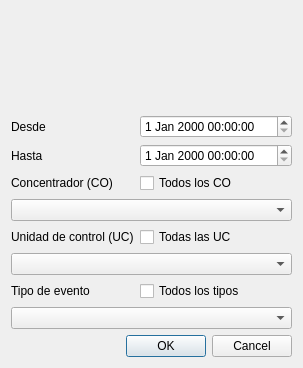
<?xml version="1.0" encoding="UTF-8"?>
<ui version="4.0">
 <class>PrintDialog</class>
 <widget class="QDialog" name="PrintDialog">
  <property name="geometry">
   <rect>
    <x>0</x>
    <y>0</y>
    <width>303</width>
    <height>368</height>
   </rect>
  </property>
  <property name="windowTitle">
   <string>Impresión</string>
  </property>
  <layout class="QVBoxLayout" name="verticalLayout">
   <item>
    <widget class="QLabel" name="label_5">
     <property name="text">
      <string/>
     </property>
     <property name="pixmap">
      <pixmap resource="../../../../../../../../workspace/python/django/dsem/pyscada/data.qrc">:/icons/res/document-print.png</pixmap>
     </property>
     <property name="scaledContents">
      <bool>false</bool>
     </property>
    </widget>
   </item>
   <item>
    <layout class="QFormLayout" name="formLayout">
     <property name="fieldGrowthPolicy">
      <enum>QFormLayout::AllNonFixedFieldsGrow</enum>
     </property>
     <item row="0" column="0">
      <widget class="QLabel" name="label">
       <property name="text">
        <string>Desde</string>
       </property>
      </widget>
     </item>
     <item row="0" column="1">
      <widget class="QDateTimeEdit" name="dateTimeEdit_desde"/>
     </item>
     <item row="1" column="0">
      <widget class="QLabel" name="label_2">
       <property name="text">
        <string>Hasta</string>
       </property>
      </widget>
     </item>
     <item row="1" column="1">
      <widget class="QDateTimeEdit" name="dateTimeEdit_hasta"/>
     </item>
     <item row="4" column="0">
      <widget class="QLabel" name="label_4">
       <property name="text">
        <string>Concentrador (CO)</string>
       </property>
      </widget>
     </item>
     <item row="4" column="1">
      <widget class="QCheckBox" name="checkBox_todo_CO">
       <property name="text">
        <string>Todos los CO</string>
       </property>
      </widget>
     </item>
     <item row="5" column="0" colspan="2">
      <widget class="QComboBoxModelQuery" name="comboBox_CO">
       <property name="sizePolicy">
        <sizepolicy hsizetype="Preferred" vsizetype="Maximum">
         <horstretch>0</horstretch>
         <verstretch>0</verstretch>
        </sizepolicy>
       </property>
      </widget>
     </item>
     <item row="6" column="0">
      <widget class="QLabel" name="label_3">
       <property name="text">
        <string>Unidad de control (UC)</string>
       </property>
      </widget>
     </item>
     <item row="6" column="1">
      <widget class="QCheckBox" name="checkBox_todo_UC">
       <property name="text">
        <string>Todas las UC</string>
       </property>
      </widget>
     </item>
     <item row="7" column="0" colspan="2">
      <widget class="QComboBoxModelQuery" name="comboBox_UC">
       <property name="sizePolicy">
        <sizepolicy hsizetype="Preferred" vsizetype="Maximum">
         <horstretch>0</horstretch>
         <verstretch>0</verstretch>
        </sizepolicy>
       </property>
      </widget>
     </item>
     <item row="8" column="0">
      <widget class="QLabel" name="label_6">
       <property name="text">
        <string>Tipo de evento</string>
       </property>
      </widget>
     </item>
     <item row="9" column="0" colspan="2">
      <widget class="QComboBox" name="comboBox_tipo">
       <property name="sizePolicy">
        <sizepolicy hsizetype="Preferred" vsizetype="Maximum">
         <horstretch>0</horstretch>
         <verstretch>0</verstretch>
        </sizepolicy>
       </property>
      </widget>
     </item>
     <item row="8" column="1">
      <widget class="QCheckBox" name="checkBox_todo_tipo">
       <property name="text">
        <string>Todos los tipos</string>
       </property>
      </widget>
     </item>
    </layout>
   </item>
   <item>
    <widget class="QDialogButtonBox" name="buttonBox">
     <property name="orientation">
      <enum>Qt::Horizontal</enum>
     </property>
     <property name="standardButtons">
      <set>QDialogButtonBox::Cancel|QDialogButtonBox::Ok</set>
     </property>
    </widget>
   </item>
  </layout>
 </widget>
 <customwidgets>
  <customwidget>
   <class>QComboBoxModelQuery</class>
   <extends>QComboBox</extends>
   <header>widgets</header>
  </customwidget>
 </customwidgets>
 <tabstops>
  <tabstop>dateTimeEdit_desde</tabstop>
  <tabstop>dateTimeEdit_hasta</tabstop>
  <tabstop>comboBox_CO</tabstop>
  <tabstop>comboBox_UC</tabstop>
  <tabstop>comboBox_tipo</tabstop>
  <tabstop>buttonBox</tabstop>
 </tabstops>
 <resources>
  <include location="../../../../../../../../workspace/python/django/dsem/pyscada/data.qrc"/>
 </resources>
 <connections>
  <connection>
   <sender>buttonBox</sender>
   <signal>accepted()</signal>
   <receiver>PrintDialog</receiver>
   <slot>accept()</slot>
   <hints>
    <hint type="sourcelabel">
     <x>227</x>
     <y>335</y>
    </hint>
    <hint type="destinationlabel">
     <x>157</x>
     <y>274</y>
    </hint>
   </hints>
  </connection>
  <connection>
   <sender>buttonBox</sender>
   <signal>rejected()</signal>
   <receiver>PrintDialog</receiver>
   <slot>reject()</slot>
   <hints>
    <hint type="sourcelabel">
     <x>293</x>
     <y>341</y>
    </hint>
    <hint type="destinationlabel">
     <x>286</x>
     <y>274</y>
    </hint>
   </hints>
  </connection>
  <connection>
   <sender>checkBox_todo_CO</sender>
   <signal>clicked(bool)</signal>
   <receiver>comboBox_CO</receiver>
   <slot>setDisabled(bool)</slot>
   <hints>
    <hint type="sourcelabel">
     <x>227</x>
     <y>141</y>
    </hint>
    <hint type="destinationlabel">
     <x>228</x>
     <y>170</y>
    </hint>
   </hints>
  </connection>
  <connection>
   <sender>checkBox_todo_UC</sender>
   <signal>clicked(bool)</signal>
   <receiver>comboBox_UC</receiver>
   <slot>setDisabled(bool)</slot>
   <hints>
    <hint type="sourcelabel">
     <x>192</x>
     <y>203</y>
    </hint>
    <hint type="destinationlabel">
     <x>190</x>
     <y>227</y>
    </hint>
   </hints>
  </connection>
  <connection>
   <sender>checkBox_todo_tipo</sender>
   <signal>clicked(bool)</signal>
   <receiver>comboBox_tipo</receiver>
   <slot>setDisabled(bool)</slot>
   <hints>
    <hint type="sourcelabel">
     <x>209</x>
     <y>266</y>
    </hint>
    <hint type="destinationlabel">
     <x>207</x>
     <y>289</y>
    </hint>
   </hints>
  </connection>
 </connections>
</ui>
